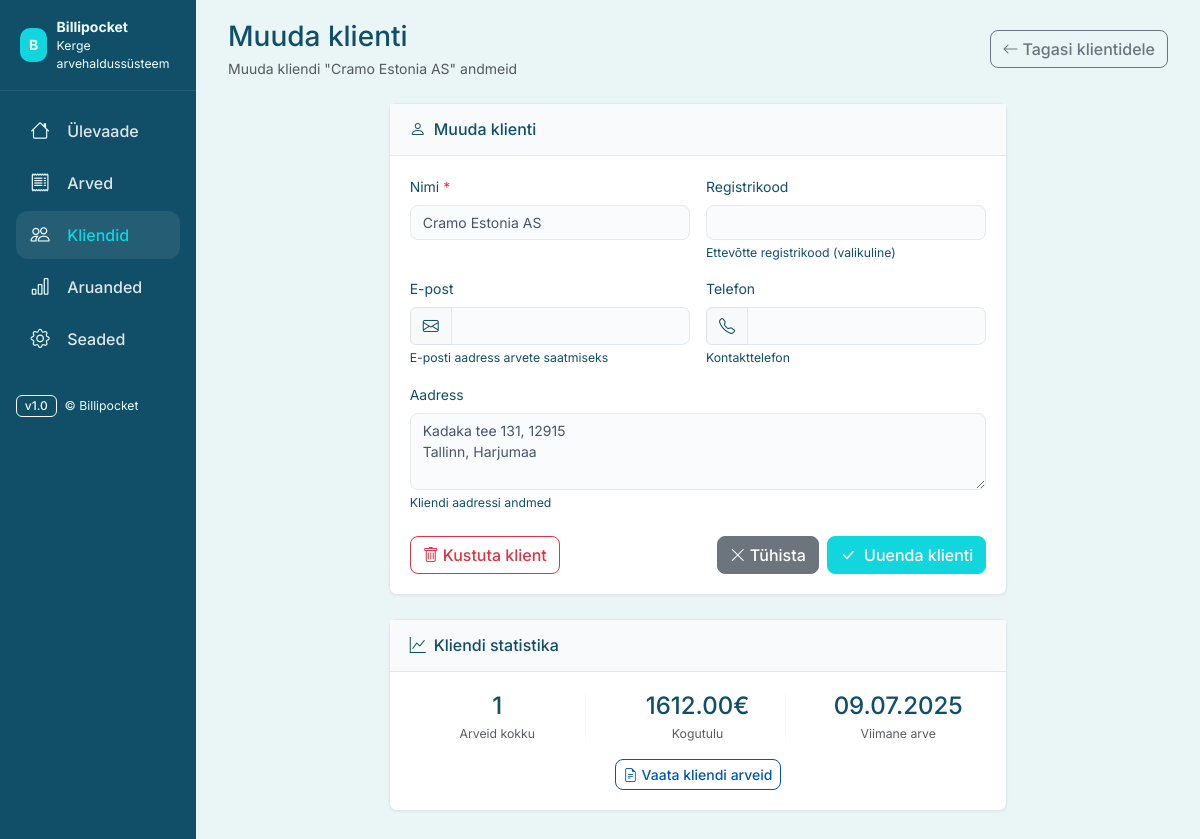
Screenshot of /clients/9/edit with the database file from the repository.
### app/models.py (models this page shows, shortened)
class Client(db.Model):
    __tablename__ = 'clients'
    id = db.Column(db.Integer, primary_key=True)
    name = db.Column(db.String(200), nullable=False)
    registry_code = db.Column(db.String(20), nullable=True)
    email = db.Column(db.String(120), nullable=True)
    phone = db.Column(db.String(20), nullable=True)
    address = db.Column(db.Text, nullable=True)
    created_at = db.Column(db.DateTime, default=datetime.utcnow)
    invoices = db.relationship('Invoice', backref='client', lazy=True, cascade='all, delete-orphan')
    @property
    def invoice_count(self):
        return len(self.invoices)
    @property
    def last_invoice_date(self):
        if self.invoices:
            return max(invoice.date for invoice in self.invoices)
        return None
    @property
    def total_revenue(self):
        return sum(invoice.total for invoice in self.invoices)

class Invoice(db.Model):
    __tablename__ = 'invoices'
    id = db.Column(db.Integer, primary_key=True)
    number = db.Column(db.String(20), nullable=False, unique=True)
    client_id = db.Column(db.Integer, db.ForeignKey('clients.id'), nullable=False)
    date = db.Column(db.Date, nullable=False, default=date.today)
    due_date = db.Column(db.Date, nullable=False)
    subtotal = db.Column(db.Numeric(10, 2), nullable=False, default=0)
    vat_rate_id = db.Column(db.Integer, db.ForeignKey('vat_rates.id'), nullable=True)  # Reference to VatRate
    vat_rate = db.Column(db.Numeric(5, 2), nullable=False, default=24)  # Keep for backward compatibility
    total = db.Column(db.Numeric(10, 2), nullable=False, default=0)
    status = db.Column(db.String(20), nullable=False, default='maksmata')  # maksmata, makstud
    payment_terms = db.Column(db.String(50), nullable=True)  # e.g., "14 päeva"
    client_extra_info = db.Column(db.Text, nullable=True)  # Additional client notes
    note = db.Column(db.Text, nullable=True)  # Order/reference/project notes
    note_label_id = db.Column(db.Integer, db.ForeignKey('note_labels.id'), nullable=True)  # Reference to selected note label
    announcements = db.Column(db.Text, nullable=True)  # Info ja Teadaanded
    pdf_template = db.Column(db.String(20), nullable=True, default='standard')  # PDF template preference
    created_at = db.Column(db.DateTime, default=datetime.utcnow)
    updated_at = db.Column(db.DateTime, default=datetime.utcnow, onupdate=datetime.utcnow)
    lines = db.relationship('InvoiceLine', backref='invoice', lazy=True, cascade='all, delete-orphan')
    note_label_obj = db.relationship('NoteLabel', foreign_keys=[note_label_id], lazy='select')
    __table_args__ = (
        db.CheckConstraint('subtotal >= 0', name='check_subtotal_positive'),
        db.CheckConstraint('total >= 0', name='check_total_positive'),
        db.CheckConstraint('vat_rate >= 0', name='check_vat_rate_positive'),
        db.CheckConstraint("status IN ('maksmata', 'makstud')", name='check_status_valid'),
    )

### app/routes/clients.py (the view, shortened to what this page needs)
@clients_bp.route('/clients/<int:client_id>/edit', methods=['GET', 'POST'])
def edit_client(client_id):
    client = Client.query.get_or_404(client_id)
    form = ClientForm(obj=client)
    return render_template('client_form.html', form=form, client=client, title='Muuda klienti')

### app/forms.py
class ClientForm(FlaskForm):
    name = StringField('Nimi', validators=[DataRequired(message='Nimi on kohustuslik')])
    registry_code = StringField('Registrikood', validators=[Optional(), Length(max=20)])
    email = StringField('E-post', validators=[Optional(), Email(message='Vigane e-posti aadress')])
    phone = StringField('Telefon', validators=[Optional(), Length(max=20)])
    address = TextAreaField('Aadress', validators=[Optional()])

### templates/client_form.html (shortened to what this page needs)
{% extends 'layout.html' %}
{% block extra_css %}
<link rel="stylesheet" href="https://cdn.jsdelivr.net/npm/bootstrap-icons@1.11.3/font/bootstrap-icons.css">
{% endblock %}
{% block content %}
<section id="client-form" class="mb-4">
  <div class="d-flex justify-content-between align-items-center mb-4">
    <div>
      <h1 class="h3 mb-1">{{ title }}</h1>
      <p class="text-muted mb-0">
        {% if client %}
        Muuda kliendi "{{ client.name }}" andmeid
        {% else %}
        Lisa uus klient oma kliendibaasi
        {% endif %}
      </p>
    </div>
    <a href="{{ url_for('clients.clients') }}" class="btn btn-outline-secondary">
      <i class="bi bi-arrow-left me-1"></i>Tagasi klientidele
    </a>
  </div>
  <div class="row justify-content-center">
    <div class="col-lg-8">
      <div class="bp-card">
        <div class="bp-card-header">
          <h2 class="h6 m-0">
            <i class="bi bi-person me-2"></i>{{ title }}
          </h2>
        </div>
        <div class="bp-card-body">
          <form method="POST" novalidate>
            <div class="row g-3">
              <div class="col-md-6">
                <label for="{{ form.name.id }}" class="form-label">
                  {{ form.name.label.text }} <span class="text-danger">*</span>
                </label>
                {{ form.name(class_="form-control" + (" is-invalid" if form.name.errors else "")) }}
              </div>
              <div class="col-md-6">
                <label for="{{ form.registry_code.id }}" class="form-label">
                  {{ form.registry_code.label.text }}
                </label>
                {{ form.registry_code(class_="form-control" + (" is-invalid" if form.registry_code.errors else "")) }}
                <div class="form-text">Ettevõtte registrikood (valikuline)</div>
              </div>
              <div class="col-md-6">
                <label for="{{ form.email.id }}" class="form-label">
                  {{ form.email.label.text }}
                </label>
                <div class="input-group">
                  <span class="input-group-text"><i class="bi bi-envelope"></i></span>
                  {{ form.email(class_="form-control" + (" is-invalid" if form.email.errors else "")) }}
                </div>
                <div class="form-text">E-posti aadress arvete saatmiseks</div>
              </div>
              <div class="col-md-6">
                <label for="{{ form.phone.id }}" class="form-label">
                  {{ form.phone.label.text }}
                </label>
                <div class="input-group">
                  <span class="input-group-text"><i class="bi bi-telephone"></i></span>
                  {{ form.phone(class_="form-control" + (" is-invalid" if form.phone.errors else "")) }}
                </div>
                <div class="form-text">Kontakttelefon</div>
              </div>
              <div class="col-12">
                <label for="{{ form.address.id }}" class="form-label">
                  {{ form.address.label.text }}
                </label>
                {{ form.address(class_="form-control" + (" is-invalid" if form.address.errors else ""), rows="3") }}
                <div class="form-text">Kliendi aadressi andmed</div>
              </div>
            </div>
            <div class="row mt-4">
              <div class="col-12">
                <div class="d-flex justify-content-between">
                  <div>
                    {% if client %}
                    <button type="button" class="btn btn-outline-danger" onclick="confirmDelete()">
                      <i class="bi bi-trash me-1"></i>Kustuta klient
                    </button>
                    {% endif %}
                  </div>
                  <div class="d-flex gap-2">
                    <a href="{{ url_for('clients.clients') }}" class="btn btn-secondary">
                      <i class="bi bi-x-lg me-1"></i>Tühista
                    </a>
                    <button type="submit" class="btn btn-primary">
                      <i class="bi bi-check-lg me-1"></i>
                      {% if client %}Uuenda klienti{% else %}Loo klient{% endif %}
                    </button>
                  </div>
                </div>
              </div>
            </div>
          </form>
        </div>
      </div>
      {% if client %}
      <div class="bp-card mt-4">
        <div class="bp-card-header">
          <h3 class="h6 m-0">
            <i class="bi bi-graph-up me-2"></i>Kliendi statistika
          </h3>
        </div>
        <div class="bp-card-body">
          <div class="row text-center">
            <div class="col-md-4">
              <div class="border-end border-light">
                <div class="h4 mb-1 text-primary">{{ client.invoice_count }}</div>
                <div class="small text-muted">Arveid kokku</div>
              </div>
            </div>
            <div class="col-md-4">
              <div class="border-end border-light">
                <div class="h4 mb-1 text-success">{{ "%.2f"|format(client.total_revenue) }}€</div>
                <div class="small text-muted">Kogutulu</div>
              </div>
            </div>
            <div class="col-md-4">
              <div class="h4 mb-1 text-info">
                {% if client.last_invoice_date %}
                {{ client.last_invoice_date.strftime('%d.%m.%Y') }}
                {% else %}
                -
                {% endif %}
              </div>
              <div class="small text-muted">Viimane arve</div>
            </div>
          </div>
          {% if client.invoice_count > 0 %}
          <div class="text-center mt-3">
            <a href="{{ url_for('invoices.invoices') }}?client_id={{ client.id }}" class="btn btn-outline-primary btn-sm">
              <i class="bi bi-file-earmark-text me-1"></i>Vaata kliendi arveid
            </a>
          </div>
          {% endif %}
        </div>
      </div>
      {% endif %}
    </div>
  </div>
</section>
{% endblock %}

### static/css/billipocket.css (style rules this page uses)
:root { --bp-bg: #eaf5f6; --bp-surface: #ffffff; --bp-primary: #11D6DE; --bp-primary-hover: #0FC5CE; --bp-primary-600: #114f68; --bp-primary-700: #155E75; --bp-cyan-50: #ECFEFF; --bp-cyan-100: #CFFAFE; --bp-cyan-600: #114f68; --bp-cyan-800: #155E75; --bp-ink: #0f2a3a; --bp-muted: #5c7382; --bp-sidebar: #114f68; --bp-sidebar-contrast: #ECFEFF; --bp-success: #198754; --bp-warning: #ffc107; --bp-danger: #dc3545; --bp-info: #0dcaf0; --bp-light: #f8f9fa; --bp-dark: #212529; }
html, body { height: 100%; }
body { font-family: Inter, system-ui, -apple-system, "Segoe UI", Roboto, Helvetica, Arial, sans-serif; background: var(--bp-bg); color: var(--bp-sidebar); font-size: 14px; line-height: 1.5; }
h1, h2, h3, h4, h5, h6, .h1, .h2, .h3, .h4, .h5, .h6 { color: var(--bp-sidebar) !important; }
p, span, div, td, th, label, .text-dark, .text-black, .fw-medium { color: var(--bp-sidebar) !important; }
.form-label, .form-text { color: var(--bp-sidebar) !important; }
.bp-card-body, .bp-card-header { color: var(--bp-sidebar) !important; }
.btn { color: initial !important; }
.btn-primary { color: #fff !important; }
.btn-secondary { color: #fff !important; }
.btn-outline-primary { color: #0056b3 !important; border-color: #0056b3 !important; }
.btn-outline-secondary { color: #6c757d !important; }
.btn-outline-danger { color: #dc3545 !important; }
.bp-card { background: #ffffff; border: 1px solid #e2e8f0; border-radius: 8px; box-shadow: 0 1px 3px rgba(0, 0, 0, 0.05); transition: box-shadow 0.2s ease; }
.bp-card-header { padding: 1rem 1.25rem; border-bottom: 1px solid #e2e8f0; background: #f8fafc; }
.bp-card-body { padding: 1.25rem; }
.form-control { border-radius: 8px; border: 1px solid #e2e8f0; background-color: #fafbfc; color: #475569; transition: all 0.2s ease; font-family: Inter, system-ui, -apple-system, "Segoe UI", Roboto, Helvetica, Arial, sans-serif; font-size: 14px; }
.btn { border-radius: 8px; font-weight: 500; transition: all 0.2s ease; }
.btn-primary { background: var(--bp-primary); border-color: var(--bp-primary); }

### rows the page displays
Client: name "Cramo Estonia AS", address "Kadaka tee 131, 12915 Tallinn, Harjumaa"
Invoice: total_revenue "1612.00", last_invoice_date "09.07.2025"

### other values shown
{{ title }} "Muuda klienti"
{{ client.invoice_count }} "1"
